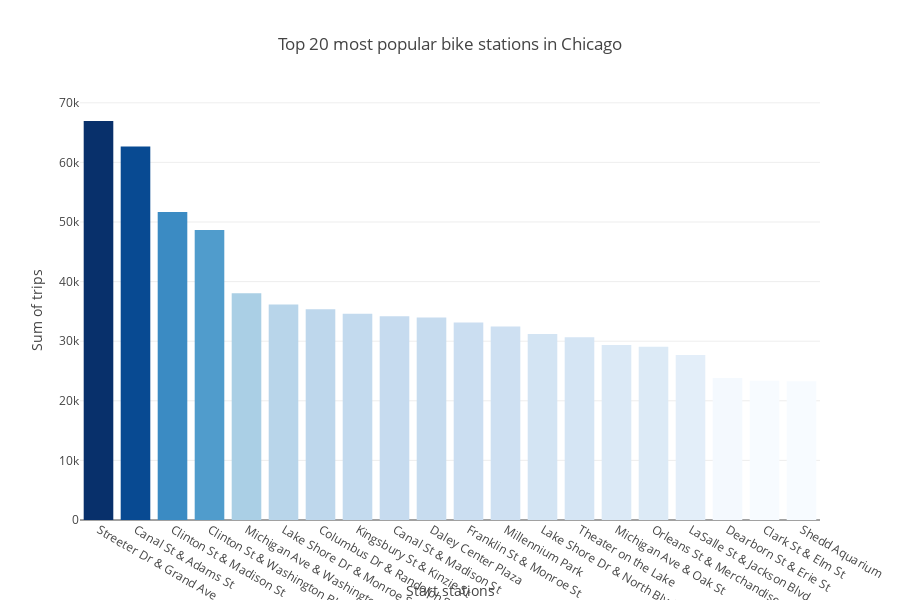

Notebook source saved alongside this figure:
### Code cell
# Bar chart
# Update the Plotly chart layout with titles and custom dimensions

fig.update_layout(
    title = 'Top 20 most popular bike stations in Chicago',
    xaxis_title = 'Start stations',
    yaxis_title ='Sum of trips',
    width = 900, height = 600)

### Figure 1 — Plotly figure (JSON) as saved in the notebook; plotly's stock layout.template omitted (floating-point values rounded to 4 significant figures)
{"data": [{"marker": {"color": [66944, 62654, 51692, 48669, 38029, 36174, 35342, 34589, 34188, 33968, 33125, 32483, 31203, 30679, 29374, 29082, 27665, 23829, 23368, 23282], "colorscale": [[0, "rgb(247,251,255)"], [0.125, "rgb(222,235,247)"], [0.25, "rgb(198,219,239)"], [0.375, "rgb(158,202,225)"], [0.5, "rgb(107,174,214)"], [0.625, "rgb(66,146,198)"], [0.75, "rgb(33,113,181)"], [0.875, "rgb(8,81,156)"], [1, "rgb(8,48,107)"]]}, "type": "bar", "x": ["Streeter Dr & Grand Ave", "Canal St & Adams St", "Clinton St & Madison St", "Clinton St & Washington Blvd", "Michigan Ave & Washington St", "Lake Shore Dr & Monroe St", "Columbus Dr & Randolph St", "Kingsbury St & Kinzie St", "Canal St & Madison St", "Daley Center Plaza", "Franklin St & Monroe St", "Millennium Park", "Lake Shore Dr & North Blvd", "Theater on the Lake", "Michigan Ave & Oak St", "Orleans St & Merchandise Mart Plaza", "LaSalle St & Jackson Blvd", "Dearborn St & Erie St", "Clark St & Elm St", "Shedd Aquarium"], "y": [66944, 62654, 51692, 48669, 38029, 36174, 35342, 34589, 34188, 33968, 33125, 32483, 31203, 30679, 29374, 29082, 27665, 23829, 23368, 23282]}], "layout": {"height": 600, "title": {"text": "Top 20 most popular bike stations in Chicago"}, "width": 900, "xaxis": {"title": {"text": "Start stations"}}, "yaxis": {"title": {"text": "Sum of trips"}}}}
